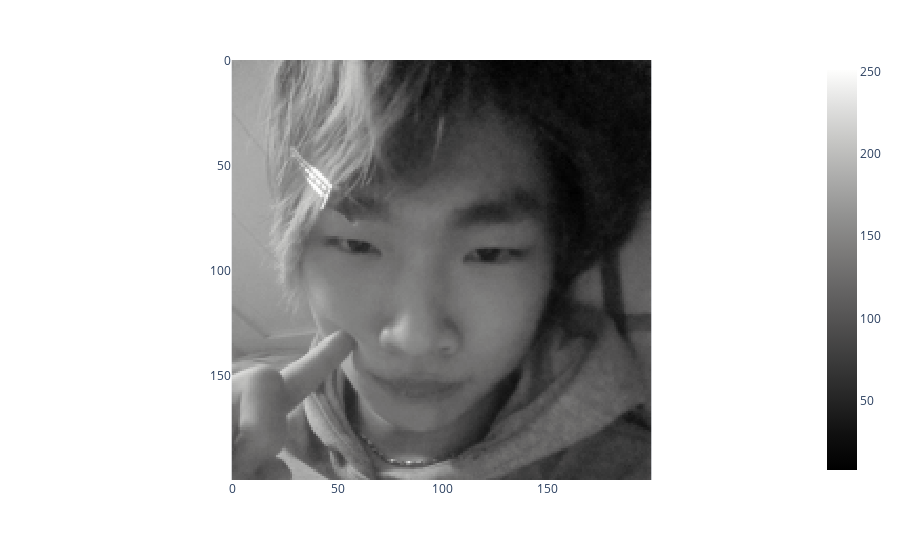

The notebook cell this image was saved under:
### Code cell
px.imshow(img_gray, color_continuous_scale="gray").show()

### Figure 1 — Plotly figure (JSON) as saved in the notebook; plotly's stock layout.template omitted (floating-point values rounded to 4 significant figures; data arrays with more than 128 entries replaced by an {"elided": "..."} marker saying what was removed)
{"data": [{"coloraxis": "coloraxis", "hovertemplate": "x: %{x}<br>y: %{y}<br>color: %{z}<extra></extra>", "name": "0", "type": "heatmap", "xaxis": "x", "yaxis": "y", "z": {"elided": "200x200 int values"}}], "layout": {"coloraxis": {"colorscale": [[0, "rgb(0, 0, 0)"], [0.09091, "rgb(16, 16, 16)"], [0.1818, "rgb(38, 38, 38)"], [0.2727, "rgb(59, 59, 59)"], [0.3636, "rgb(81, 80, 80)"], [0.4545, "rgb(102, 101, 101)"], [0.5455, "rgb(124, 123, 122)"], [0.6364, "rgb(146, 146, 145)"], [0.7273, "rgb(171, 171, 170)"], [0.8182, "rgb(197, 197, 195)"], [0.9091, "rgb(224, 224, 223)"], [1, "rgb(254, 254, 253)"]]}, "margin": {"t": 60}, "xaxis": {"anchor": "y", "constrain": "domain", "domain": [0, 1], "scaleanchor": "y"}, "yaxis": {"anchor": "x", "autorange": "reversed", "constrain": "domain", "domain": [0, 1]}}}
